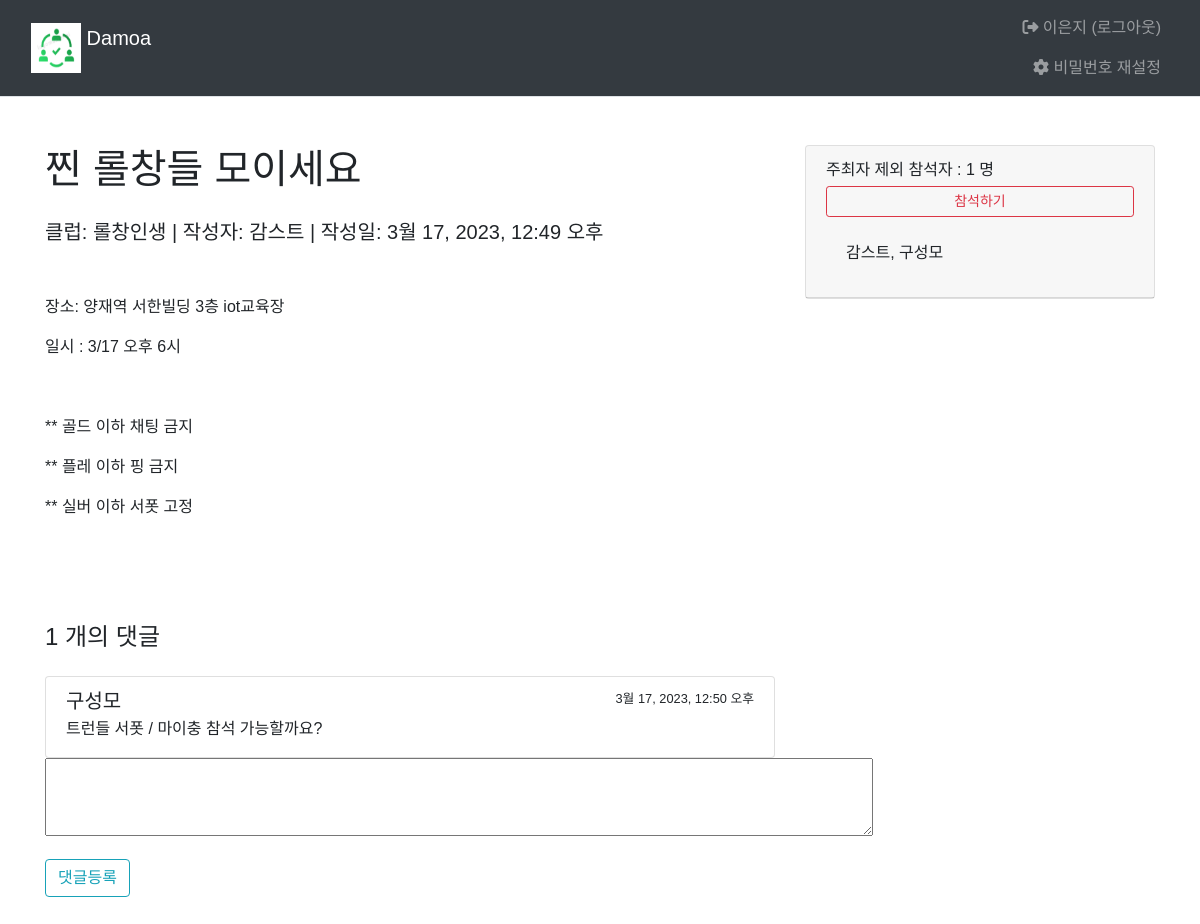
The page /main/board_list/324/ (signed in) on the database its author committed.
### common/models.py (models this page shows)
class CustomUser(AbstractBaseUser, PermissionsMixin) :
    username = models.CharField(max_length = 15, unique=True)
    email = models.EmailField(blank=True, unique=True, default='')
    name = models.CharField(max_length=15)
    age = models.IntegerField()
    ad = models.CharField(max_length=50)
    is_active = models.BooleanField(default=True)
    is_superuser = models.BooleanField(default=True)
    is_staff = models.BooleanField(default=True)
    date_joined = models.DateTimeField(default=timezone.now)
    last_login = models.DateTimeField(blank=True, null=True)
    objects = CustomUserManager()
    USERNAME_FIELD = 'username'
    REQUIRED_FIELDS = ['email', 'name', 'age', 'ad']
    class Meta :
        ordering = ['-date_joined']
        verbose_name = 'User'
        verbose_name_plural = 'User'

### main/models.py (models this page shows, shortened)
class Board(models.Model):
    club = models.ForeignKey(Club, on_delete=models.CASCADE)
    author = models.ForeignKey(settings.AUTH_USER_MODEL, on_delete=models.CASCADE, default=1, null=True, related_name='author_board')
    subject = models.CharField('제목', max_length = 200,
                               help_text='게시글의 제목을 한 줄로 작성하세요.')
    content = models.TextField('내용', help_text='내용을 상세히 작성하세요.')
    create_date = models.DateTimeField('생성일')
    modify_date = models.DateTimeField(null=True, blank=True)
    voter=models.ManyToManyField(settings.AUTH_USER_MODEL, related_name='voter_board')
    event_date = models.DateTimeField('모임일',null=True, blank=True)

class Club(models.Model):
    class category(models.TextChoices):
        from django.utils.translation import gettext_lazy as _
        COOK = 'CK', _('Cook')
        CULTURE = 'CT', _('Culture')
        GAME = 'GA', _('Game')
        LANGUAGE = 'LA', _('Language')
        MUSIC = 'MU', _('Music')
        OUTDOOR = 'OD', _('Outdoor')
        SPORTS = 'SP', _('Sports')
    category = models.CharField(
        max_length=10,
        choices = category.choices,
        null=True
    )
    name=models.TextField('클럽이름')
    author = models.ForeignKey(settings.AUTH_USER_MODEL, on_delete=models.CASCADE, default=1, null=True, related_name='author_club')

class Reply(models.Model):
    board = models.ForeignKey(Board, on_delete=models.CASCADE)
    author = models.ForeignKey(settings.AUTH_USER_MODEL, on_delete=models.CASCADE, default=1, null=True)
    content = models.TextField()
    create_date = models.DateTimeField('생성일')
    modify_date = models.DateTimeField(null=True, blank=True)

### main/views.py (the view)
# urls.py: path('main/board_list/<int:board_id>/', views.detail, name='detail'),
def detail(request, board_id):
    board=get_object_or_404(Board, pk=board_id)
    context={'board':board}
    return render(request, 'main/board_detail.html',context)

### templates/main/board_detail.html (shortened to what this page needs)
{% extends 'base.html' %}
{% block content %}
  <div class="container py-5">
    <div class="row">
      <div class="col-lg-8">
        <h1 class="mb-4">
          {{ board.subject }}</h1>
        <div class="lead mb-5">
          클럽:
          {{ board.club.name }}
          | 작성자:
          {{ board.author.name }}
          {% if board.modify_date %}
            | 수정일:
            {{ board.modify_date }}
            {%else%}
            | 작성일:
            {{ board.create_date }}
          {% endif %}
          <br>
        </div>
        {% autoescape off %}
        <p>{{ board.content|safe }}</p>
        {% endautoescape %}
        <div class="row">
          <div class="col-lg-12">
            <h4 class="mt-5 mb-4">{{board.reply_set.count}}
              개의 댓글</h4>
            <div class="list-group">
              {% for reply in board.reply_set.all %}
                <div class="list-group-item">
                  <div class="d-flex w-100 justify-content-between">
                    <h5 class="mb-1">{{ reply.author.name }}</h5>
                    {% if reply.modify_date %}
                      <small>
                        {{ reply.modify_date }}(수정)</small>
                      {%else%}
                      <small>{{ reply.create_date }}</small>
                    {% endif %}
                  </div>
                  <p class="mb-1">{{reply.content}}</p>
                </div>
              {% endfor %}
            </div>
          </div>
        </div>
        <form action="{%url 'main:reply_create' board.id%}" method="post">
          <div class="form-group">
            <textarea name="content" id="content" cols="87%" rows="3"></textarea>
          </div>
          <input type="submit" value="댓글등록" class="btn btn-outline-info">
        </form>
      </div>
      <div class="col-lg-4">
        <div class="card">
          <div class="card-header">
            주최자 제외 참석자 :
            {{board.voter.count}}
            명
            {%if request.user in board.voter.all %}
              <a href="#" data-uri="{%url 'main:vote_board' board.id %}" class="recommend1 btn btn-sm btn-outline-danger btn-block my-1">참석취소</a>
              {%else%}
              <a href="#" data-uri="{%url 'main:vote_board' board.id %}" class="recommend btn btn-sm btn-outline-danger btn-block my-1">참석하기</a>
              {%endif%}
              <div class="card-body">
                {{board.author.name}},
                {% for voter in board.voter.all %}
                  {{ voter.name }}
                  {% empty %}
                  외 참석한 사람이 아직 없습니다.
                {% endfor %}
              </div>
            </div>
          </div>
        </div>
      </div>
    </div>
{% endblock %}

### templates/base.html (shortened to what this page needs)
{% load static %}
<!DOCTYPE html>
<html lang="ko">
  <head>
    <link rel="stylesheet" type="text/css" href="{% static 'bootstrap.min.css' %}">
    <link rel="stylesheet" type="text/css" href="{% static 'style.css' %}">
    <link rel="stylesheet" href="https://cdnjs.cloudflare.com/ajax/libs/font-awesome/6.3.0/css/all.min.css"/>
  </head>
  <body>
    <nav class="navbar navbar-expand-sm navbar-dark bg-dark border-bottom">
      <div class="container-fluid">
        {% if user.is_authenticated %}
          <a class="navbar-brand" href="{% url 'main:main' %}">
            <img src="{% static 'img/damoa logo.png' %}" width="50px" height="50px" class="d-inline-block align-top" alt="Logo">
            Damoa
          </a>
        {% else %}
          <a class="navbar-brand" href="{% url 'main:index' %}">
            <img src="{% static 'img/damoa logo.png' %}" width="50px" height="50px" class="d-inline-block align-top" alt="Logo">
            Damoa
          </a>
        {% endif %}
        <div class="collapse navbar-collapse justify-content-end" id="navbarNav" align="right">
          <ul class="navbar-nav">
            <li class="nav-item">
              {% if user.is_authenticated %}
                <a class="nav-link justify-content-end" href="{% url 'common:logout' %}">
                  <i class="fa-solid fa-right-from-bracket"></i>
                  {{ user.name }}
                  (로그아웃)
                </a>
                <span style="color: blue;">
                  <a class="nav-link justify-content-end" href="{% url 'common:re_password' %}">
                    <i class="fa-solid fa-gear"></i>
                    비밀번호 재설정
                  </a>
                </span>
              {% else %}
                <a class="nav-link justify-content-end" href="{% url 'common:login' %}">
                  <i class="fa-solid fa-right-to-bracket"></i>
                  로그인</a>
              {% endif %}
            </li>
          </ul>
        </div>
      </div>
    </nav>
    {% block content %}{% endblock %}
    <link rel="stylesheet" href="https://stackpath.bootstrapcdn.com/bootstrap/4.4.1/css/bootstrap.min.css">
    <link href="https://cdn.jsdelivr.net/npm/summernote@0.8.18/dist/summernote-bs4.min.css" rel="stylesheet">
  </body>
</html>

### static/style.css (style rules this page uses)
* { font-family: 'Noto Sans KR', sans-serif; }

### rows shown on the page
CustomUser: name "이은지"
Board: subject "찐 롤창들 모이세요", club.name "롤창인생", author.name "감스트", create_date "3월 17, 2023, 12:49 오후", content "장소: 양재역 서한빌딩 3층 iot교육장 일시 : 3/17 오후 6시 ** 골드 이하 채팅 금지 ** 플레 이하 핑 금지 ** 실버 이하 서폿 고정", reply_set.count "1", voter.count "1"
Reply: author.name "구성모", create_date "3월 17, 2023, 12:50 오후", content "트런들 서폿 / 마이충 참석 가능할까요?"
CustomUser: name "구성모"
